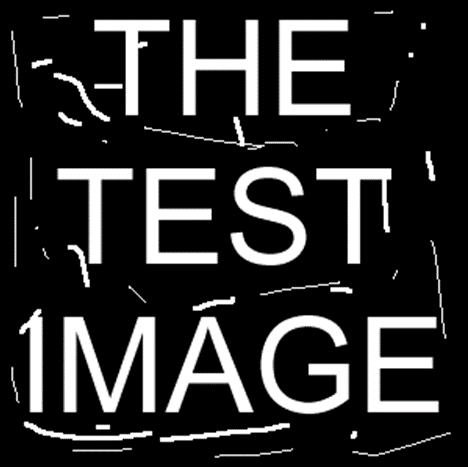
#> input picture Laboratorium 6/test1.png, 468 x 469 px
$ python Zadanie6_5.py
#> lines starting #> are read from the running program, lines starting #| are printed output that depends on the picture; after the words box and inside, x2 and y2 are one past the last pixel; in counts of white or black regions, pixels touching at a corner belong together
#> the answer given: 1
import cv2
import numpy as np
import matplotlib.pyplot as plt

# Funkcja pomocnicza: przetwarzanie jednego obrazu i jednej struktury
def process_image(filename, name, kernel):
#> called with filename = 'test1.png', name = 'Krzyz 3x3', kernel = array of shape (3, 3)
    img = cv2.imread(filename, 0)
#> img: shape (469, 468); min 0, max 255, mean 44.5
    if img is None:
        print(f"Nie znaleziono pliku: {filename}")
        return

    _, bin_img = cv2.threshold(img, 127, 255, cv2.THRESH_BINARY)
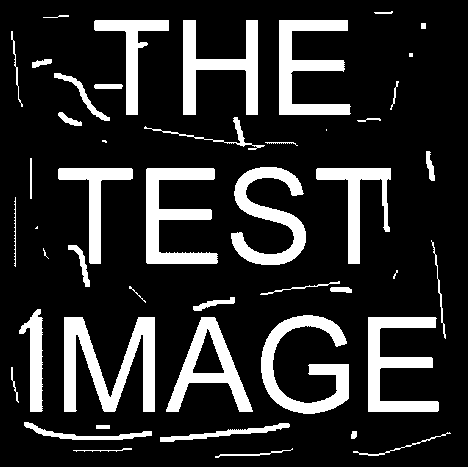
#> bin_img: shape (469, 468); 17.4% white; 48 white regions (6 under 20 px), largest, box (x1, y1, x2, y2) and area: (64, 317, 155, 412) 4157, (261, 315, 349, 414) 3282, (146, 168, 218, 264) 3155

    dilated = cv2.dilate(bin_img, kernel)
#> dilated: shape (469, 468); 21.7% white; 47 white regions (2 under 20 px), largest, box (x1, y1, x2, y2) and area: (63, 316, 156, 413) 4885, (260, 314, 350, 415) 3820, (145, 167, 219, 265) 3696
    eroded = cv2.erode(bin_img, kernel)
#> eroded: shape (469, 468); 13.3% white; 36 white regions (10 under 20 px), largest, box (x1, y1, x2, y2) and area: (65, 318, 154, 411) 3433, (262, 316, 348, 413) 2748, (147, 169, 217, 263) 2618
    gradient = cv2.subtract(dilated, eroded)
#> gradient: shape (469, 468); 8.4% white in thin lines or dots

    laplacian = cv2.add(dilated, eroded)
    laplacian = cv2.subtract(laplacian, 2 * bin_img)
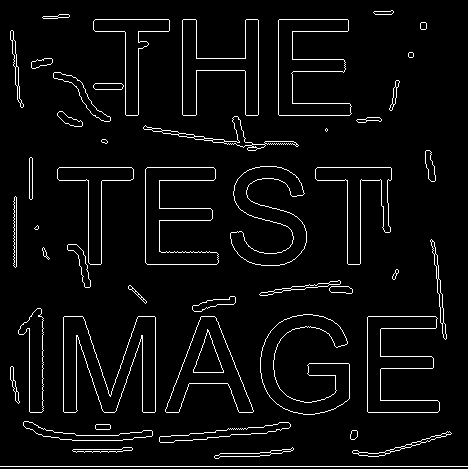
#> laplacian: shape (469, 468); min 0, max 255, mean 11.2

    fig, axes = plt.subplots(1, 3, figsize=(15, 5))
    fig.suptitle(f'{filename} — Struktura: {name}', fontsize=16)

    axes[0].imshow(gradient, cmap='gray')
    axes[0].set_title('Gradient morfologiczny')
    axes[0].axis('off')

    axes[1].imshow(laplacian, cmap='gray')
    axes[1].set_title('Laplasjan morfologiczny')
    axes[1].axis('off')

    axes[2].imshow(bin_img, cmap='gray')
    axes[2].set_title('Oryginal binarny')
    axes[2].axis('off')

    plt.tight_layout(rect=[0, 0, 1, 0.92])
    plt.show()

# Elementy strukturalne
kernel_cross = cv2.getStructuringElement(cv2.MORPH_CROSS, (3, 3))
kernel_square = cv2.getStructuringElement(cv2.MORPH_RECT, (3, 3))
kernel_vert7 = np.array([[0], [1], [1], [1], [1], [1], [0]], dtype=np.uint8)
kernel_snowflake = np.array([
    [0, 0, 0, 1, 0, 0, 0],
    [0, 0, 1, 1, 1, 0, 0],
    [0, 1, 1, 1, 1, 1, 0],
    [1, 1, 1, 1, 1, 1, 1],
    [0, 1, 1, 1, 1, 1, 0],
    [0, 0, 1, 1, 1, 0, 0],
    [0, 0, 0, 1, 0, 0, 0]
], dtype=np.uint8)

# Menu slownik
kernel_options = {
    "1": ("Krzyz 3x3", kernel_cross),
    "2": ("Kwadrat 3x3", kernel_square),
    "3": ("Pionowy pasek 7x1", kernel_vert7),
    "4": ("Sniezynka 7x7", kernel_snowflake)
}

# Menu wyboru struktury
while True:
    print("\nWybierz element strukturalny:")
    print("1. Krzyz 3x3")
    print("2. Kwadrat 3x3")
    print("3. Pionowy pasek 7x1")
    print("4. Sniezynka 7x7")
    print("0. Wyjscie")

    choice = input("Podaj numer: ").strip()

    if choice == "0":
        print("Zamykanie programu...")
        break
    elif choice in kernel_options:
        name, kernel = kernel_options[choice]
        print(f"\nPrzetwarzanie obrazow z wybraną struktura: {name}")
        process_image('test1.png', name, kernel)
        process_image('test2.png', name, kernel)
#> call 2 of process_image, with filename = 'test2.png', name = 'Krzyz 3x3', kernel = array of shape (3, 3)
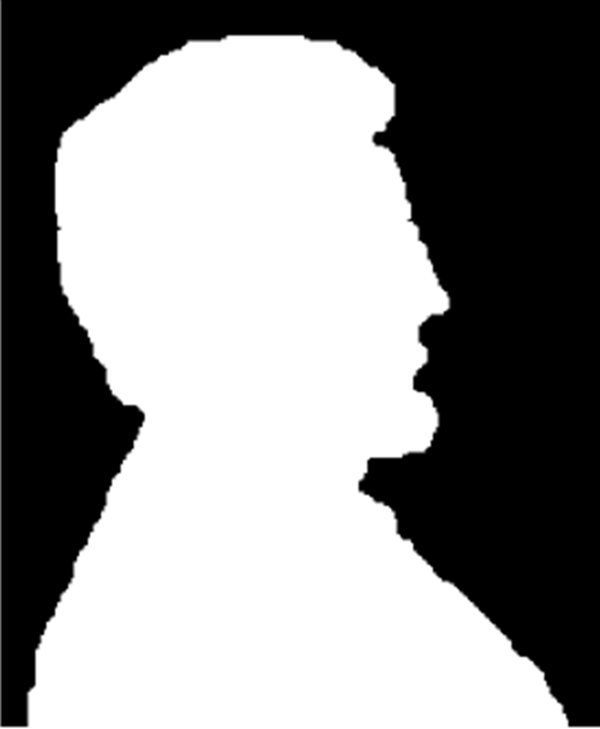
#> input picture Laboratorium 6/test2.png, 600 x 729 px
#> in process_image (call 2), `_, bin_img = cv2.threshold(img, 127, 255, cv2.THRESH_BINARY)`:
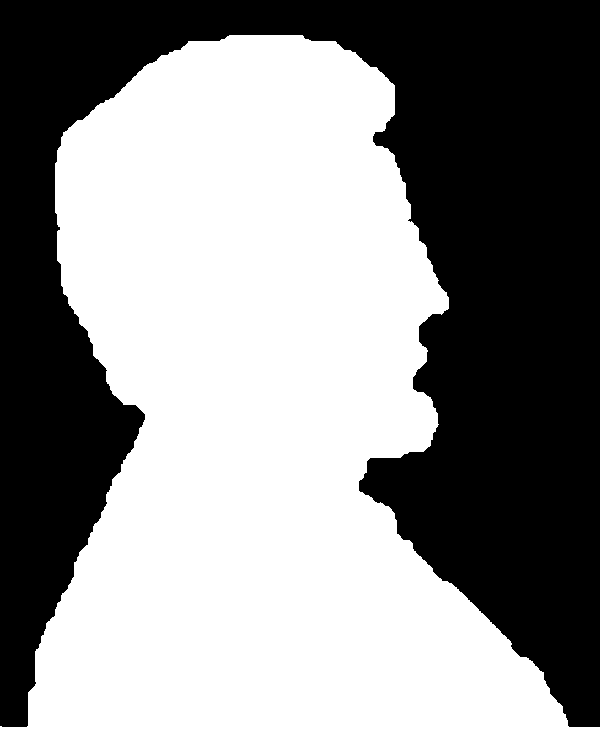
#> bin_img: shape (729, 600); 55.1% white; 1 black region, box (x1, y1, x2, y2) and area: (0, 0, 600, 727) 196372
#> in process_image (call 2), `dilated = cv2.dilate(bin_img, kernel)`:
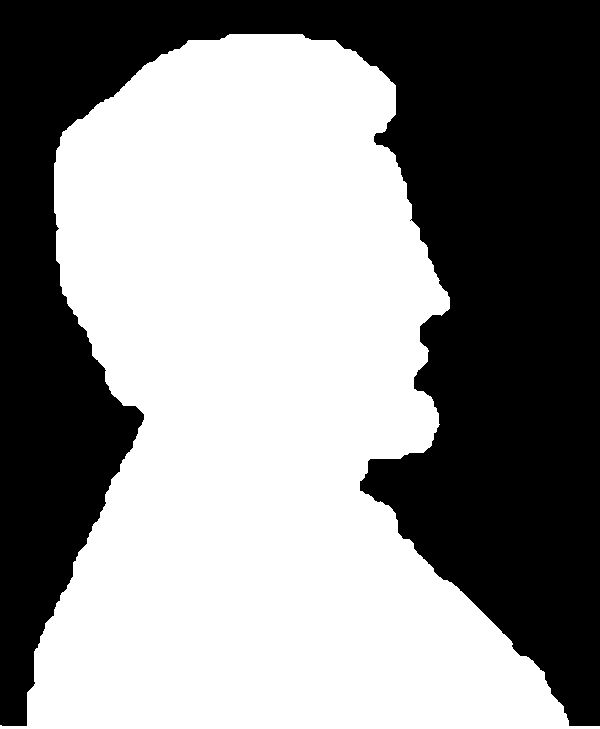
#> dilated: shape (729, 600); 55.5% white; 1 black region, box (x1, y1, x2, y2) and area: (0, 0, 600, 726) 194519
#> in process_image (call 2), `eroded = cv2.erode(bin_img, kernel)`:
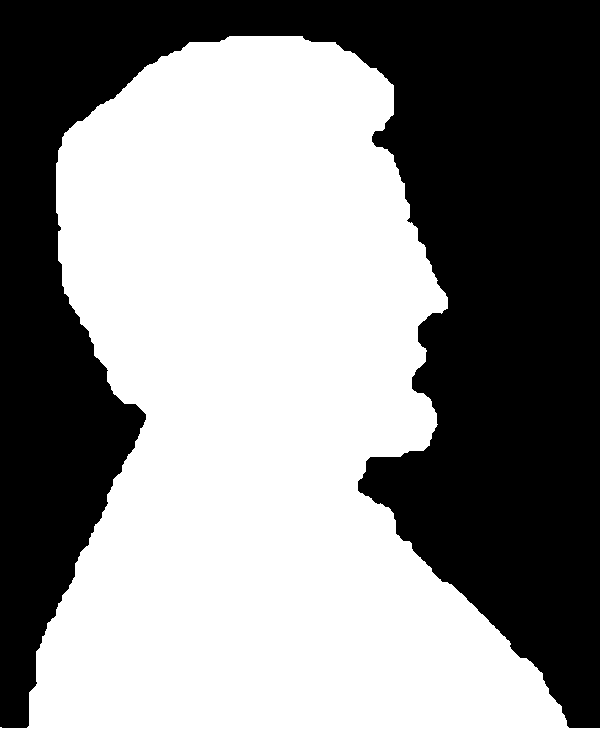
#> eroded: shape (729, 600); 54.7% white; 1 black region, box (x1, y1, x2, y2) and area: (0, 0, 600, 728) 198225
#> in process_image (call 2), `gradient = cv2.subtract(dilated, eroded)`:
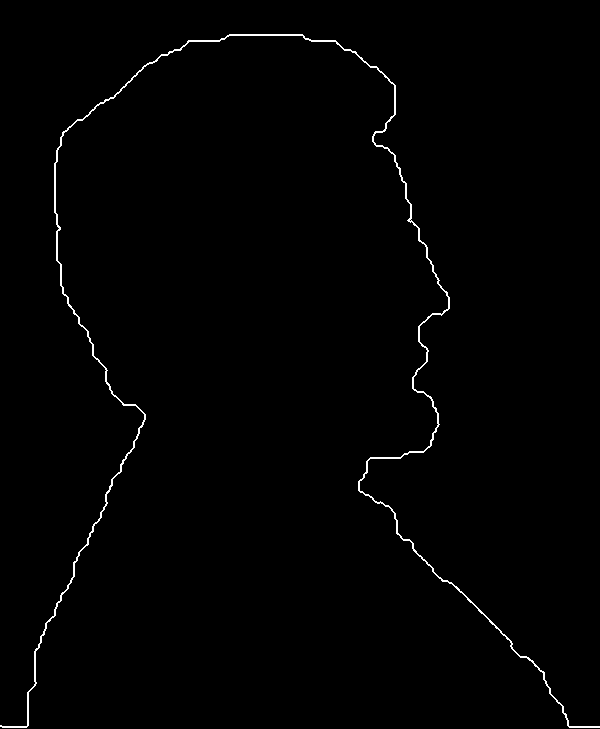
#> gradient: shape (729, 600); 0.85% white in thin lines or dots
#> (the run stopped early here; a loop or call above may not have finished)
